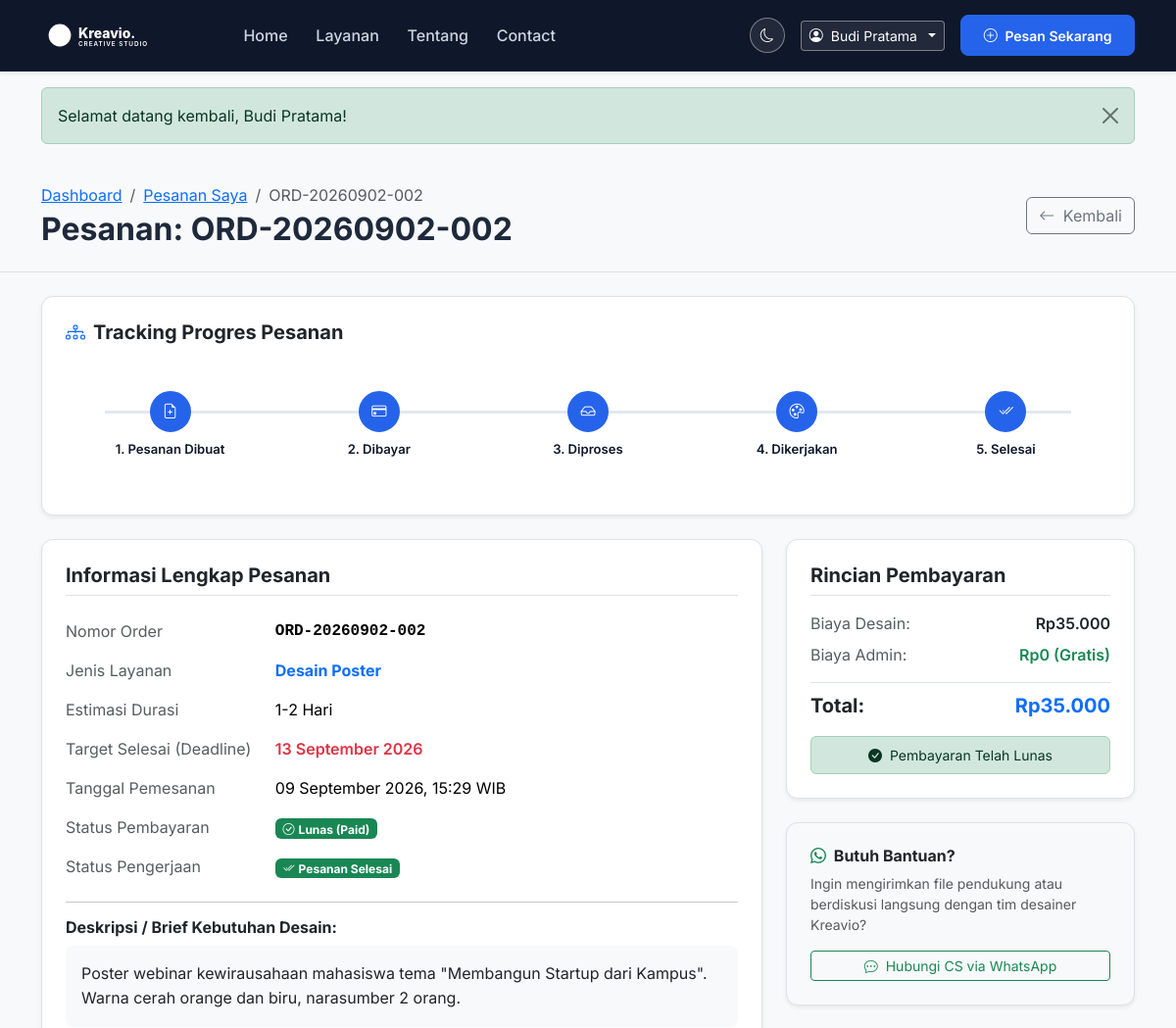
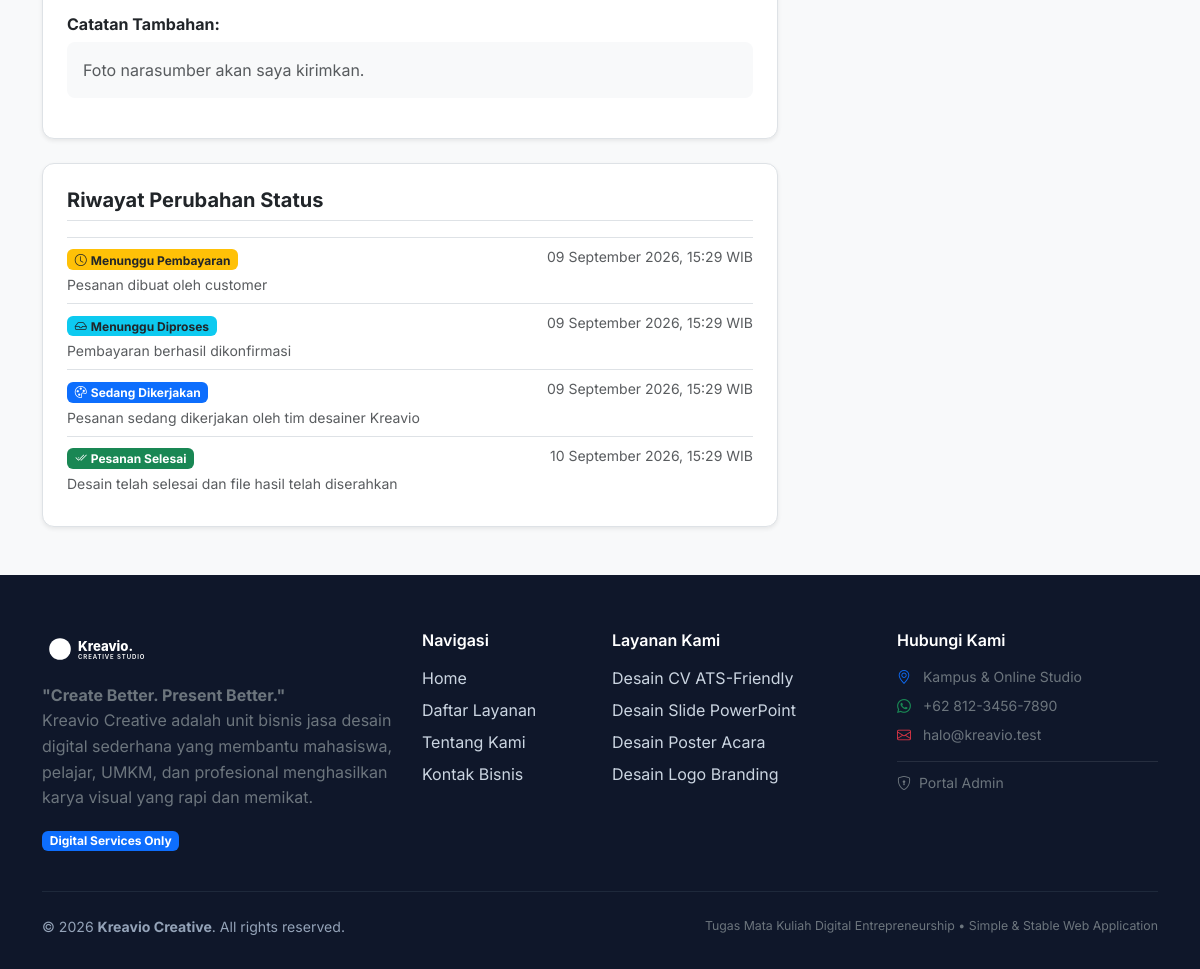
/customer/order-detail.php?id=2 (signed in), run on the app's committed database (2 pictures, top to bottom).
### tables this page shows
CREATE TABLE IF NOT EXISTS `users` (
  `id` INT UNSIGNED NOT NULL AUTO_INCREMENT,
  `name` VARCHAR(100) NOT NULL,
  `email` VARCHAR(100) NOT NULL,
  `password` VARCHAR(255) NOT NULL,
  `phone` VARCHAR(25) NOT NULL,
  `created_at` DATETIME NOT NULL DEFAULT CURRENT_TIMESTAMP,
  PRIMARY KEY (`id`),
  UNIQUE KEY `idx_users_email` (`email`)
);

CREATE TABLE IF NOT EXISTS `orders` (
  `id` INT UNSIGNED NOT NULL AUTO_INCREMENT,
  `order_number` VARCHAR(50) NOT NULL,
  `user_id` INT UNSIGNED NOT NULL,
  `service_id` INT UNSIGNED NOT NULL,
  `deadline` DATE NOT NULL,
  `brief` TEXT NOT NULL,
  `notes` TEXT NULL,
  `total` INT UNSIGNED NOT NULL,
  `payment_status` VARCHAR(30) NOT NULL DEFAULT 'pending_payment',
  `order_status` VARCHAR(30) NOT NULL DEFAULT 'pending_payment',
  `created_at` DATETIME NOT NULL DEFAULT CURRENT_TIMESTAMP,
  `updated_at` DATETIME NOT NULL DEFAULT CURRENT_TIMESTAMP ON UPDATE CURRENT_TIMESTAMP,
  PRIMARY KEY (`id`),
  UNIQUE KEY `idx_orders_number` (`order_number`),
  KEY `idx_orders_user` (`user_id`),
  KEY `idx_orders_service` (`service_id`),
  KEY `idx_orders_created_at` (`created_at`),
  CONSTRAINT `fk_orders_user` FOREIGN KEY (`user_id`) REFERENCES `users` (`id`) ON DELETE CASCADE ON UPDATE CASCADE,
  CONSTRAINT `fk_orders_service` FOREIGN KEY (`service_id`) REFERENCES `services` (`id`) ON DELETE RESTRICT ON UPDATE CASCADE
);

CREATE TABLE IF NOT EXISTS `services` (
  `id` INT UNSIGNED NOT NULL AUTO_INCREMENT,
  `name` VARCHAR(100) NOT NULL,
  `description` TEXT NOT NULL,
  `price` INT UNSIGNED NOT NULL,
  `duration` VARCHAR(50) NOT NULL,
  `active` TINYINT(1) NOT NULL DEFAULT 1,
  `created_at` DATETIME NOT NULL DEFAULT CURRENT_TIMESTAMP,
  PRIMARY KEY (`id`)
);

CREATE TABLE IF NOT EXISTS `order_status_logs` (
  `id` INT UNSIGNED NOT NULL AUTO_INCREMENT,
  `order_id` INT UNSIGNED NOT NULL,
  `status` VARCHAR(50) NOT NULL,
  `note` TEXT NULL,
  `created_at` DATETIME NOT NULL DEFAULT CURRENT_TIMESTAMP,
  PRIMARY KEY (`id`),
  KEY `idx_logs_order` (`order_id`),
  CONSTRAINT `fk_logs_order` FOREIGN KEY (`order_id`) REFERENCES `orders` (`id`) ON DELETE CASCADE ON UPDATE CASCADE
);

### customer/order-detail.php (the view, shortened to what the rows shown need)
<?php
require_once __DIR__ . '/../config/config.php';
require_once __DIR__ . '/../config/database.php';
require_once __DIR__ . '/../includes/auth.php';
$user = current_user($pdo);
$orderId     = isset($_GET['id']) ? (int)$_GET['id'] : 0;
try {
    if ($orderId > 0) {
        $stmt = $pdo->prepare("
            SELECT o.*, s.name as service_name, s.description as service_desc, s.duration as service_duration
            FROM orders o
            JOIN services s ON o.service_id = s.id
            WHERE o.id = ? AND o.user_id = ?
        ");
        $stmt->execute([$orderId, $user['id']]);
    }
    $order = $stmt->fetch();
    $logStmt = $pdo->prepare("SELECT * FROM order_status_logs WHERE order_id = ? ORDER BY created_at ASC");
    $logStmt->execute([$order['id']]);
    $statusLogs = $logStmt->fetchAll();
} catch (PDOException $e) {
    set_flash('danger', 'Terjadi kesalahan sistem: ' . $e->getMessage());
    redirect('customer/orders.php');
}
require_once __DIR__ . '/../includes/header.php';
?>
<div class="bg-light py-4 border-bottom mb-4">
    <div class="container d-flex flex-column flex-md-row justify-content-between align-items-md-center">
        <div>
            <nav aria-label="breadcrumb">
                <ol class="breadcrumb mb-1">
                    <li class="breadcrumb-item"><a href="<?= base_url('customer/dashboard.php') ?>">Dashboard</a></li>
                    <li class="breadcrumb-item"><a href="<?= base_url('customer/orders.php') ?>">Pesanan Saya</a></li>
                    <li class="breadcrumb-item active"><?= e($order['order_number']) ?></li>
                </ol>
            </nav>
            <h2 class="fw-bold mb-0">Pesanan: <?= e($order['order_number']) ?></h2>
        </div>
    </div>
</div>
<div class="container pb-5">
    <div class="row g-4">
        <div class="col-lg-8">
            <div class="card shadow-sm border p-4 mb-4">
                <div class="table-responsive">
                    <table class="table table-borderless align-middle mb-0">
                        <tbody>
                            <tr>
                                <td class="text-muted ps-0" style="width: 30%;">Nomor Order</td>
                                <td class="fw-bold font-monospace"><?= e($order['order_number']) ?></td>
                            </tr>
                            <tr>
                                <td class="text-muted ps-0">Jenis Layanan</td>
                                <td class="fw-bold text-primary"><?= e($order['service_name']) ?></td>
                            </tr>
                            <tr>
                                <td class="text-muted ps-0">Estimasi Durasi</td>
                                <td><?= e($order['service_duration']) ?></td>
                            </tr>
                            <tr>
                                <td class="text-muted ps-0">Target Selesai (Deadline)</td>
                                <td class="fw-semibold text-danger"><?= date('d F Y', strtotime($order['deadline'])) ?></td>
                            </tr>
                            <tr>
                                <td class="text-muted ps-0">Tanggal Pemesanan</td>
                                <td><?= format_date($order['created_at']) ?></td>
                            </tr>
                                <td><?= get_order_status_badge($order['order_status']) ?></td>
                        </tbody>
                    </table>
                </div>
                <div class="p-3 bg-light rounded-3 mb-3">
                    <p class="mb-0" style="white-space: pre-wrap; line-height: 1.6;"><?= e($order['brief']) ?></p>
                </div>
                <?php if (!empty($order['notes'])): ?>
                    <h6 class="fw-bold mb-2">Catatan Tambahan:</h6>
                    <div class="p-3 bg-light rounded-3 mb-3">
                        <p class="mb-0 text-muted" style="white-space: pre-wrap;"><?= e($order['notes']) ?></p>
                    </div>
                <?php endif; ?>
            </div>
            <div class="card shadow-sm border p-4">
                <?php if (empty($statusLogs)): ?>
                    <p class="text-muted small mb-0">Belum ada riwayat aktivitas pada pesanan ini.</p>
                <?php else: ?>
                    <div class="list-group list-group-flush">
                        <?php foreach ($statusLogs as $log): ?>
                            <div class="list-group-item px-0 py-2 d-flex justify-content-between align-items-start bg-transparent">
                                <div>
                                    <div class="fw-semibold mb-1"><?= get_order_status_badge($log['status']) ?></div>
                                    <div class="small text-muted"><?= e($log['note'] ?: 'Status diperbarui oleh sistem') ?></div>
                                </div>
                                <div class="small text-muted text-end">
                                    <?= format_date($log['created_at']) ?>
                                </div>
                            </div>
                        <?php endforeach; ?>
                    </div>
                <?php endif; ?>
            </div>
        </div>
        <div class="col-lg-4">
            <div class="card shadow-sm border p-4 mb-4">
                <div class="d-flex justify-content-between mb-2">
                    <span class="text-muted">Biaya Desain:</span>
                    <span class="fw-semibold"><?= format_rupiah($order['total']) ?></span>
                </div>
                <div class="d-flex justify-content-between pt-2 border-top">
                    <span class="fw-bold fs-5">Total:</span>
                    <span class="fw-bold fs-5 text-primary"><?= format_rupiah($order['total']) ?></span>
                </div>
            </div>
        </div>
    </div>
</div>
<?php require_once __DIR__ . '/../includes/footer.php'; ?>

### includes/header.php (shortened to what the rows shown need)
<?php
require_once __DIR__ . '/../config/config.php';
require_once __DIR__ . '/../config/database.php';
require_once __DIR__ . '/../includes/auth.php';
$isCustomer = is_logged_in();
$currentUser = $isCustomer ? current_user($pdo) : null;
?>
<!DOCTYPE html>
<html lang="id">
<head>
    <link href="https://cdn.jsdelivr.net/npm/bootstrap@5.3.2/dist/css/bootstrap.min.css" rel="stylesheet">
    <link rel="stylesheet" href="https://cdn.jsdelivr.net/npm/bootstrap-icons@1.11.3/font/bootstrap-icons.min.css">
    <link rel="stylesheet" href="<?= asset_url('css/style.css?v=' . filemtime(__DIR__ . '/../assets/css/style.css')) ?>">
</head>
<body class="bg-light">
    <nav class="navbar navbar-expand-lg navbar-dark bg-dark sticky-top shadow-sm">
        <div class="container">
            <div class="collapse navbar-collapse" id="navbarKreavio">
                <div class="d-flex align-items-center gap-3">
                    <?php if ($isCustomer): ?>
                        <div class="dropdown">
                            <button class="btn btn-sm btn-outline-light dropdown-toggle d-flex align-items-center gap-2" type="button" data-bs-toggle="dropdown" aria-expanded="false">
                                <i class="bi bi-person-circle"></i>
                                <span><?= e($currentUser['name'] ?? 'Akun Saya') ?></span>
                            </button>
                        </div>
                        <a href="<?= base_url('services.php') ?>" class="btn btn-sm btn-primary">
                            <i class="bi bi-plus-circle me-1"></i> Pesan Sekarang
                        </a>
                    <?php endif; ?>
                </div>
            </div>
        </div>
    </nav>
    <main>

### config/config.php (shortened to what the rows shown need)
<?php
function base_url($path = '') {
    return BASE_URL . ltrim($path, '/');
}
function asset_url($path = '') {
    return BASE_URL . 'assets/' . ltrim($path, '/');
}
function e($string) {
    return htmlspecialchars((string)($string ?? ''), ENT_QUOTES, 'UTF-8');
}
function format_rupiah($number) {
    return 'Rp' . number_format((float)$number, 0, ',', '.');
}
function format_date($datetime) {
    $timestamp = strtotime($datetime);
    $bulan = [
        1 => 'Januari', 'Februari', 'Maret', 'April', 'Mei', 'Juni',
        'Juli', 'Agustus', 'September', 'Oktober', 'November', 'Desember'
    ];
    $d = date('d', $timestamp);
    $m = $bulan[(int)date('m', $timestamp)];
    $y = date('Y', $timestamp);
    $t = date('H:i', $timestamp);
    return "$d $m $y, $t WIB";
}
function get_order_status_badge($status) {
    switch ($status) {
        case 'pending_payment':
            return '<span class="badge bg-warning text-dark"><i class="bi bi-clock me-1"></i>Menunggu Pembayaran</span>';
        case 'menunggu_proses':
            return '<span class="badge bg-info text-dark"><i class="bi bi-inbox me-1"></i>Menunggu Diproses</span>';
        case 'sedang_dikerjakan':
            return '<span class="badge bg-primary"><i class="bi bi-palette me-1"></i>Sedang Dikerjakan</span>';
        case 'selesai':
            return '<span class="badge bg-success"><i class="bi bi-check2-all me-1"></i>Pesanan Selesai</span>';
    }
}

### data on the page
users: name "Budi Pratama"
orders: order_number "ORD-20260902-002", service.name "Desain Poster", service.duration "1-2 Hari", deadline "13 September 2026", created_at "09 September 2026, 15:29 WIB", brief "Poster webinar kewirausahaan mahasiswa tema \"Membangun Startup dari Kampus\". Warna cerah orange dan biru, narasumber 2 orang.", notes "Foto narasumber akan saya kirimkan.", total "Rp35.000"
order_status_logs: status "pending_payment" (drawn), note "Pesanan dibuat oleh customer", created_at "09 September 2026, 15:29 WIB"
order_status_logs: status "menunggu_proses" (drawn), note "Pembayaran berhasil dikonfirmasi", created_at "09 September 2026, 15:29 WIB"
order_status_logs: shows "Sedang Dikerjakan", note "Pesanan sedang dikerjakan oleh tim desainer Kreavio", created_at "09 September 2026, 15:29 WIB"
order_status_logs: status "selesai" (drawn), note "Desain telah selesai dan file hasil telah diserahkan", created_at "10 September 2026, 15:29 WIB"

### other printed values
$msg "Selamat datang kembali, Budi Pratama!"
